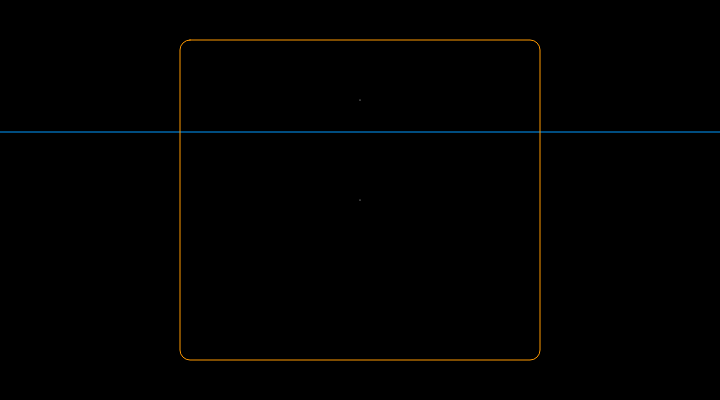
Frame 1 (no input)
Frame 60 (no input): identical to frame 1, image omitted
Frame 120 (the mouse pressed at the canvas centre since frame 60): identical to frame 1, image omitted

The p5.js sketch that drew this single still picture (run headless with seeded random() and noise() and a simulated clock; from frame 60 on, the mouse is pressed at the canvas centre):

// p5.js sketch
// ── sketch.js
function setup() {
  // Sets the screen to be 720 pixels wide and 400 pixels high
  createCanvas(720, 400);
}

function draw() {
  // Set the background to black and turn off the fill color
  background(0);
  noFill();

  // The two parameters of the point() method each specify
  // coordinates.
  // The first parameter is the x-coordinate and the second is the Y
  stroke(255);
  point(width * 0.5, height * 0.5);
  point(width * 0.5, height * 0.25);

  // Coordinates are used for drawing all shapes, not just points.
  // Parameters for different functions are used for different
  // purposes. For example, the first two parameters to line()
  // specify the coordinates of the first endpoint and the second
  // two parameters specify the second endpoint
  stroke(0, 153, 255);
  line(0, height * 0.33, width, height * 0.33);

  // By default, the first two parameters to rect() are the
  // coordinates of the upper-left corner and the second pair
  // is the width and height
  stroke(255, 153, 0);
  rect(width * 0.25, height * 0.1, width * 0.5, height * 0.8, 10, 10, 10, 10);
}
